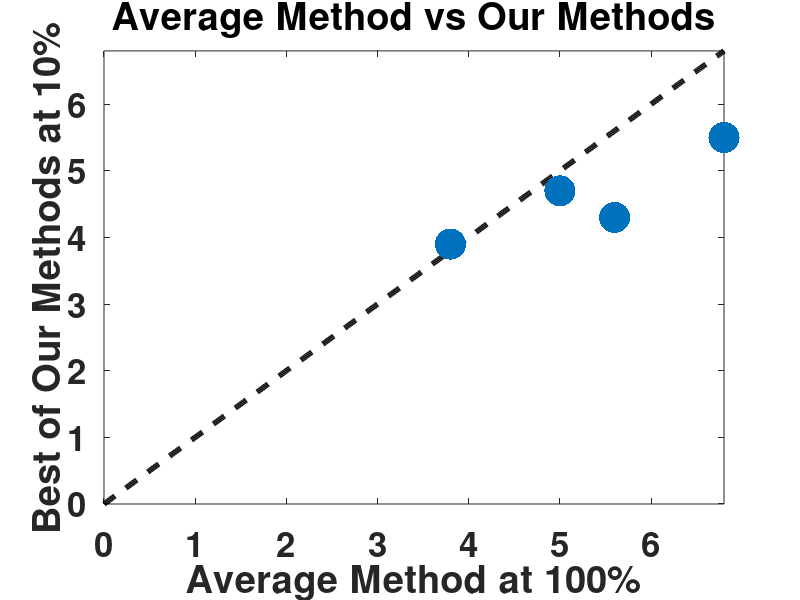

Source code (MATLAB):
%avg100 = [5.0 3.8 2.9 1.8 6.8 5.6 2.4 2.1];
%avg10  =[10.2 7.0 3.8 3.2 11.1 7.2 3.8 3.2];
%ours100 = [3.9 2.9 2.7 2.4 6.0 4.8 3.0 2.9];
%ours10 =  [4.7 3.9 2.9 2.6 5.5 4.3 2.9 2.5];

avg100 = [5.0 3.8 6.8 5.6];
ours10 =  [4.7 3.9 5.5 4.3];


maxAxis = max(max(avg100),max(ours10));

x = 0:0.01:maxAxis;
y = 0:0.01:maxAxis;

figure;
h = plot(x,y,'k--'); hold on;
set(h, 'LineWidth', 4);
%h = plot(x,y+1,'r--');
%set(h, 'LineWidth', 4);


scatter(avg100,ours10,500,'filled');
%scatter(avg100Mean,ours10Mean,80,'filled');
%scatter(avg100Median,ours10Median,80,'filled');


xlabel('Average Method at 100%');
ylabel('Best of Our Methods at 10%');

set(gca,'FontSize',25,'fontWeight','bold');

xlim([0 maxAxis]);
ylim([0 maxAxis]);
title('Average Method vs Our Methods')